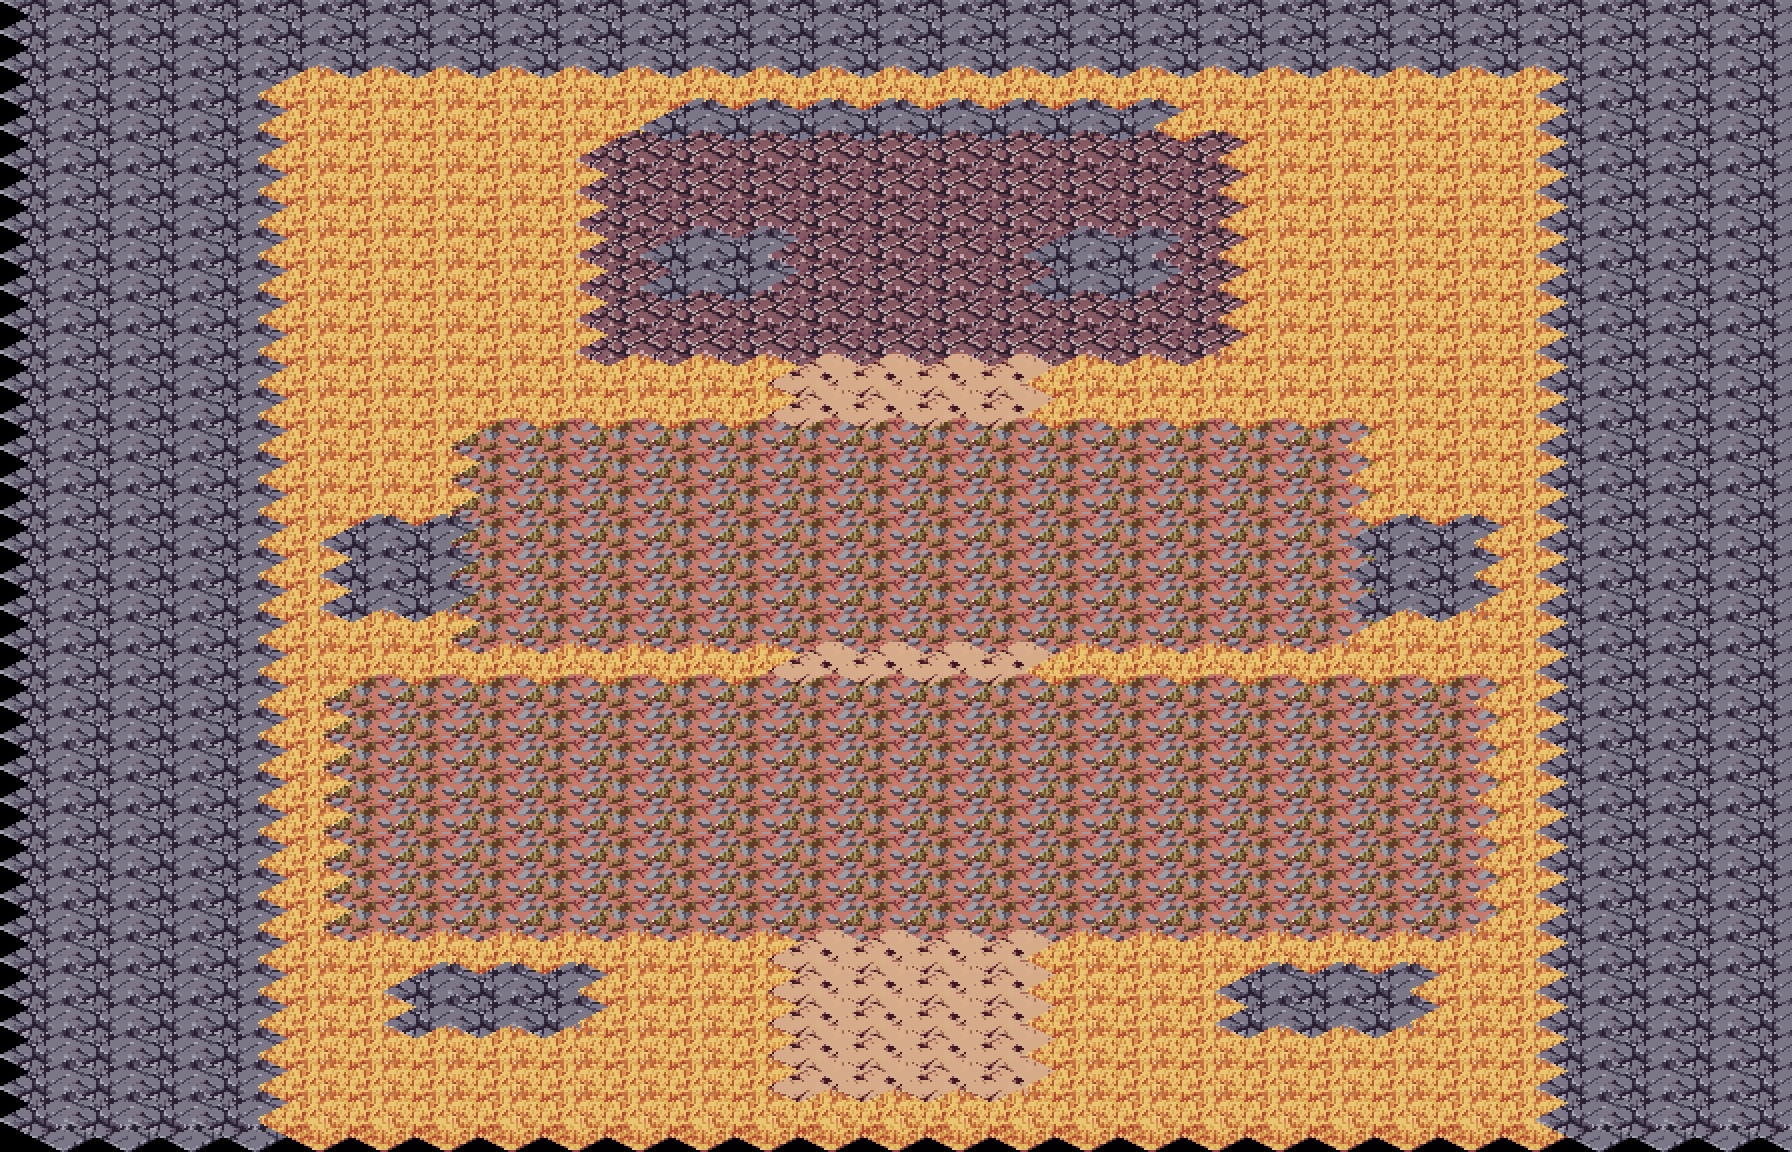

This game map was drawn from its Tiled (.tmx) file and the tilesets committed beside it. A one-line description and the full map source follow:
An orthogonal 28x36 tile map with 64x32 px tiles, 1 tile layer (suelo).

<map version="1.10" orientation="orthogonal" renderorder="right-down" width="28" height="36" tilewidth="64" tileheight="32" infinite="0" nextlayerid="2" nextobjectid="1">
 <tileset firstgid="1" name="terreno_mundo" tilewidth="128" tileheight="64" tile_count="203" columns="8">
  <image source="../textures/../textures/terreno_mundo.png" width="1024" height="1664" />
  <tile id="6">
   <properties>
    <property name="collision" type="bool" value="true" />
   </properties>
  </tile>
 </tileset>
 <layer id="1" name="suelo" width="28" height="36">
  <data encoding="csv">
7,7,7,7,7,7,7,7,7,7,7,7,7,7,7,7,7,7,7,7,7,7,7,7,7,7,7,7,
7,7,7,7,7,7,7,7,7,7,7,7,7,7,7,7,7,7,7,7,7,7,7,7,7,7,7,7,
7,7,7,7,7,7,7,7,7,7,7,7,7,7,7,7,7,7,7,7,7,7,7,7,7,7,7,7,
7,7,7,7,2,2,2,2,2,2,2,2,2,2,2,2,2,2,2,2,2,2,2,2,7,7,7,7,
7,7,7,7,2,2,2,2,2,2,7,7,7,7,7,7,7,7,2,2,2,2,2,2,7,7,7,7,
7,7,7,7,2,2,2,2,2,16,16,16,16,16,16,16,16,16,16,2,2,2,2,2,7,7,7,7,
7,7,7,7,2,2,2,2,2,16,16,16,16,16,16,16,16,16,16,2,2,2,2,2,7,7,7,7,
7,7,7,7,2,2,2,2,2,16,16,16,16,16,16,16,16,16,16,2,2,2,2,2,7,7,7,7,
7,7,7,7,2,2,2,2,2,16,7,7,16,16,16,16,7,7,16,2,2,2,2,2,7,7,7,7,
7,7,7,7,2,2,2,2,2,16,7,7,16,16,16,16,7,7,16,2,2,2,2,2,7,7,7,7,
7,7,7,7,2,2,2,2,2,16,16,16,16,16,16,16,16,16,16,2,2,2,2,2,7,7,7,7,
7,7,7,7,2,2,2,2,2,16,16,16,16,16,16,16,16,16,16,2,2,2,2,2,7,7,7,7,
7,7,7,7,2,2,2,2,2,2,2,2,3,3,3,3,2,2,2,2,2,2,2,2,7,7,7,7,
7,7,7,7,2,2,2,2,2,2,2,2,3,3,3,3,2,2,2,2,2,2,2,2,7,7,7,7,
7,7,7,7,2,2,2,34,34,34,34,34,34,34,34,34,34,34,34,34,34,2,2,2,7,7,7,7,
7,7,7,7,2,2,2,34,34,34,34,34,34,34,34,34,34,34,34,34,34,2,2,2,7,7,7,7,
7,7,7,7,2,2,2,34,34,34,34,34,34,34,34,34,34,34,34,34,34,2,2,2,7,7,7,7,
7,7,7,7,2,7,7,34,34,34,34,34,34,34,34,34,34,34,34,34,34,7,7,2,7,7,7,7,
7,7,7,7,2,7,7,34,34,34,34,34,34,34,34,34,34,34,34,34,34,7,7,2,7,7,7,7,
7,7,7,7,2,7,7,34,34,34,34,34,34,34,34,34,34,34,34,34,34,7,7,2,7,7,7,7,
7,7,7,7,2,2,2,34,34,34,34,34,34,34,34,34,34,34,34,34,34,2,2,2,7,7,7,7,
7,7,7,7,2,2,2,2,2,2,2,2,3,3,3,3,2,2,2,2,2,2,2,2,7,7,7,7,
7,7,7,7,2,34,34,34,34,34,34,34,34,34,34,34,34,34,34,34,34,34,34,2,7,7,7,7,
7,7,7,7,2,34,34,34,34,34,34,34,34,34,34,34,34,34,34,34,34,34,34,2,7,7,7,7,
7,7,7,7,2,34,34,34,34,34,34,34,34,34,34,34,34,34,34,34,34,34,34,2,7,7,7,7,
7,7,7,7,2,34,34,34,34,34,34,34,34,34,34,34,34,34,34,34,34,34,34,2,7,7,7,7,
7,7,7,7,2,34,34,34,34,34,34,34,34,34,34,34,34,34,34,34,34,34,34,2,7,7,7,7,
7,7,7,7,2,34,34,34,34,34,34,34,34,34,34,34,34,34,34,34,34,34,34,2,7,7,7,7,
7,7,7,7,2,34,34,34,34,34,34,34,34,34,34,34,34,34,34,34,34,34,34,2,7,7,7,7,
7,7,7,7,2,34,34,34,34,34,34,34,34,34,34,34,34,34,34,34,34,34,34,2,7,7,7,7,
7,7,7,7,2,2,2,2,2,2,2,2,3,3,3,3,2,2,2,2,2,2,2,2,7,7,7,7,
7,7,7,7,2,2,7,7,7,2,2,2,3,3,3,3,2,2,2,7,7,7,2,2,7,7,7,7,
7,7,7,7,2,2,7,7,7,2,2,2,3,3,3,3,2,2,2,7,7,7,2,2,7,7,7,7,
7,7,7,7,2,2,2,2,2,2,2,2,3,3,3,3,2,2,2,2,2,2,2,2,7,7,7,7,
7,7,7,7,2,2,2,2,2,2,2,2,3,3,3,3,2,2,2,2,2,2,2,2,7,7,7,7,
7,7,7,7,2,2,2,2,2,2,2,2,2,2,2,2,2,2,2,2,2,2,2,2,7,7,7,7
</data>
 </layer>
</map>
